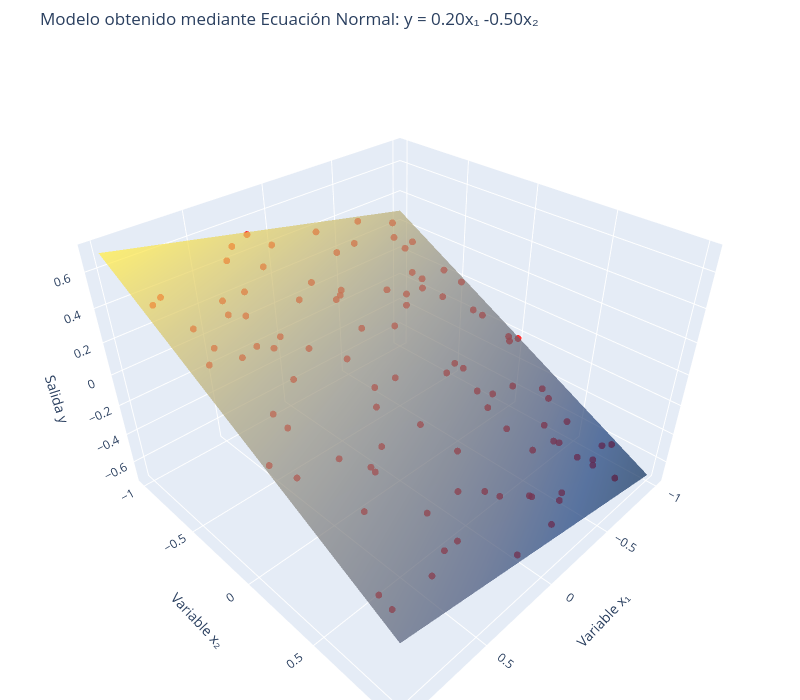

The code cell stored with this chart in its notebook:
### Markdown cell above
### Análisis de resultados

Los parámetros estimados mediante la ecuación normal coinciden con los valores teóricos utilizados para generar el conjunto de datos. En particular, se obtienen valores de $\theta_1 = 0.2$ y $\theta_2 = -0.5$, mientras que el intercepto es prácticamente cero, lo que confirma la correcta recuperación del modelo original.

Las dimensiones de las matrices son coherentes con la formulación del problema: la matriz $X$ contiene tres características para 100 observaciones, el vector $Y$ almacena las salidas correspondientes y el vector $\Theta$ reúne los tres parámetros del modelo.

En consecuencia, la ecuación normal permite obtener la solución óptima de forma directa, validando tanto la construcción de los datos como la implementación realizada.

### Code cell
# =====================================================
# LIBRERÍAS NECESARIAS
# =====================================================
import numpy as np
import pandas as pd
import plotly.graph_objects as go


# =====================================================
# CONSTRUCCIÓN DEL CONJUNTO DE DATOS
# =====================================================

n_muestras = 100

# Garantiza reproducibilidad
np.random.seed(42)

# Variables independientes
x1 = np.random.uniform(-1, 1, n_muestras)
x2 = np.random.uniform(-1, 1, n_muestras)

# Modelo generador de los datos
y = 0.2 * x1 - 0.5 * x2


# =====================================================
# MATRIZ DE DISEÑO Y VECTOR OBJETIVO
# =====================================================

X = np.vstack([
    np.ones(n_muestras),
    x1,
    x2
])

Y = y.reshape(1, n_muestras)


# =====================================================
# ESTIMACIÓN DE PARÁMETROS
# (SOLUCIÓN ANALÍTICA)
# =====================================================

theta = np.linalg.pinv(X @ X.T) @ X @ Y.T

print("=== PARÁMETROS DEL MODELO ===")
print(f"θ₀ (bias): {theta[0,0]:.4f}")
print(f"θ₁ (x1):   {theta[1,0]:.4f}")
print(f"θ₂ (x2):   {theta[2,0]:.4f}")


# =====================================================
# GENERACIÓN DEL PLANO DE REGRESIÓN
# =====================================================

grid_x = np.linspace(-1, 1, 20)
grid_y = np.linspace(-1, 1, 20)

X1_mesh, X2_mesh = np.meshgrid(grid_x, grid_y)

Z_mesh = (
    theta[0,0]
    + theta[1,0] * X1_mesh
    + theta[2,0] * X2_mesh
)


# =====================================================
# VISUALIZACIÓN INTERACTIVA
# =====================================================

fig = go.Figure()

# Datos originales
fig.add_trace(
    go.Scatter3d(
        x=x1,
        y=x2,
        z=y,
        mode="markers",
        marker=dict(
            size=4,
            color="red",
            opacity=0.8
        ),
        name="Observaciones"
    )
)

# Superficie ajustada
fig.add_trace(
    go.Surface(
        x=X1_mesh,
        y=X2_mesh,
        z=Z_mesh,
        colorscale="Cividis",
        opacity=0.7,
        showscale=False,
        name="Plano Ajustado"
    )
)

fig.update_layout(
    title=(
        f"Modelo obtenido mediante Ecuación Normal: "
        f"y = {theta[1,0]:.2f}x₁ {theta[2,0]:.2f}x₂"
    ),
    scene=dict(
        xaxis_title="Variable x₁",
        yaxis_title="Variable x₂",
        zaxis_title="Salida y"
    ),
    width=800,
    height=700,
    margin=dict(l=0, r=0, b=0, t=50)
)

fig.show()

### Figure 1 — Plotly figure (JSON) as saved in the notebook; plotly's stock layout.template omitted (floating-point values rounded to 4 significant figures; data arrays with more than 128 entries replaced by an {"elided": "..."} marker saying what was removed)
{"data": [{"marker": {"color": "red", "opacity": 0.8, "size": 4}, "mode": "markers", "name": "Observaciones", "type": "scatter3d", "x": [-0.2509, 0.9014, 0.464, 0.1973, -0.688, -0.688, -0.8838, 0.7324, 0.2022, 0.4161, -0.9588, 0.9398, 0.6649, -0.5753, -0.6364, -0.6332, -0.3915, 0.04951, -0.1361, -0.4175, 0.2237, -0.721, -0.4157, -0.2673, -0.08786, 0.5704, -0.6007, 0.02847, 0.1848, -0.9071, 0.2151, -0.659, -0.8699, 0.8978, 0.9313, 0.6168, -0.3908, -0.8047, 0.3685, -0.1197, -0.7559, -0.009646, -0.9312, 0.8186, -0.4824, 0.325, -0.3766, 0.04014, 0.09342, -0.6303, 0.9392, 0.5503, 0.879, 0.7897, 0.1958, 0.8437, -0.823, -0.608, -0.9095, -0.3493, -0.2226, -0.4573, 0.6575, -0.2865, -0.4381, 0.08539, -0.7182, 0.6044, -0.8509, 0.9738, 0.5445, -0.6026, -0.989, 0.6309, 0.4137, 0.458, 0.5425, -0.8519, -0.2831, -0.7683, 0.7262, 0.2466, -0.3382, -0.8729, -0.378, -0.3496, 0.4592, 0.2751, 0.7744, -0.05557, -0.7608, 0.4265, 0.5216, 0.1226, 0.5419, -0.01241, 0.04547, -0.1449, -0.9492, -0.7842], "y": [-0.9371, 0.2728, -0.3713, 0.01714, 0.8151, -0.5014, -0.1792, 0.5111, -0.5424, -0.846, -0.4205, -0.6776, 0.8594, 0.6162, 0.2668, 0.7429, 0.6073, -0.6269, 0.7851, 0.07868, 0.6149, 0.7922, -0.364, -0.7799, -0.5441, -0.1458, 0.636, 0.7215, -0.9861, 0.02149, -0.1652, -0.5558, -0.7603, -0.3248, 0.8858, -0.3536, 0.03758, 0.406, -0.2727, 0.9436, 0.9249, -0.4964, -0.005503, -0.3982, -0.4303, -0.9262, 0.2191, 0.005358, -0.897, -0.4427, 0.8165, -0.5209, -0.7102, -0.02109, 0.9713, -0.5159, 0.3443, 0.5232, -0.5247, 0.4564, -0.2644, 0.2646, 0.2671, 0.07155, -0.8194, 0.6706, -0.3584, -0.627, -0.9184, 0.1818, 0.3551, -0.9668, 0.02419, -0.547, 0.2903, -0.6513, 0.3819, -0.2265, 0.8735, -0.725, -0.3179, -0.7731, 0.8494, 0.7547, -0.4841, 0.32, 0.6344, 0.1104, 0.0593, -0.5163, -0.8138, 0.7944, 0.8008, 0.2662, -0.3219, -0.3016, 0.4519, 0.7942, 0.7742, 0.5598], "z": [0.4184, 0.04388, 0.2784, 0.03089, -0.5452, 0.1131, -0.08715, -0.1091, 0.3116, 0.5062, 0.01848, 0.5267, -0.2967, -0.4232, -0.2607, -0.4981, -0.382, 0.3233, -0.4198, -0.1229, -0.2627, -0.5403, 0.09885, 0.3365, 0.2545, 0.187, -0.4381, -0.355, 0.53, -0.1922, 0.1256, 0.1461, 0.2062, 0.3419, -0.2567, 0.3002, -0.09695, -0.364, 0.2101, -0.4957, -0.6136, 0.2463, -0.1835, 0.3628, 0.1187, 0.5281, -0.1849, 0.005348, 0.4672, 0.0953, -0.2204, 0.3705, 0.5309, 0.1685, -0.4465, 0.4267, -0.3367, -0.3832, 0.08045, -0.2981, 0.08769, -0.2238, -0.002035, -0.09307, 0.3221, -0.3182, 0.03559, 0.4344, 0.289, 0.1039, -0.06867, 0.3629, -0.2099, 0.3997, -0.06243, 0.4172, -0.08243, -0.05712, -0.4933, 0.2088, 0.3042, 0.4358, -0.4923, -0.5519, 0.1665, -0.2299, -0.2254, -0.0001778, 0.1252, 0.247, 0.2547, -0.3119, -0.2961, -0.1086, 0.2694, 0.1483, -0.2169, -0.4261, -0.5769, -0.4367]}, {"colorscale": [[0, "#00224e"], [0.1111, "#123570"], [0.2222, "#3b496c"], [0.3333, "#575d6d"], [0.4444, "#707173"], [0.5556, "#8a8678"], [0.6667, "#a59c74"], [0.7778, "#c3b369"], [0.8889, "#e1cc55"], [1, "#fee838"]], "name": "Plano Ajustado", "opacity": 0.7, "showscale": false, "type": "surface", "x": {"elided": "20x20 float values"}, "y": {"elided": "20x20 float values"}, "z": {"elided": "20x20 float values"}}], "layout": {"height": 700, "margin": {"b": 0, "l": 0, "r": 0, "t": 50}, "scene": {"xaxis": {"title": {"text": "Variable x₁"}}, "yaxis": {"title": {"text": "Variable x₂"}}, "zaxis": {"title": {"text": "Salida y"}}}, "title": {"text": "Modelo obtenido mediante Ecuación Normal: y = 0.20x₁ -0.50x₂"}, "width": 800}}
